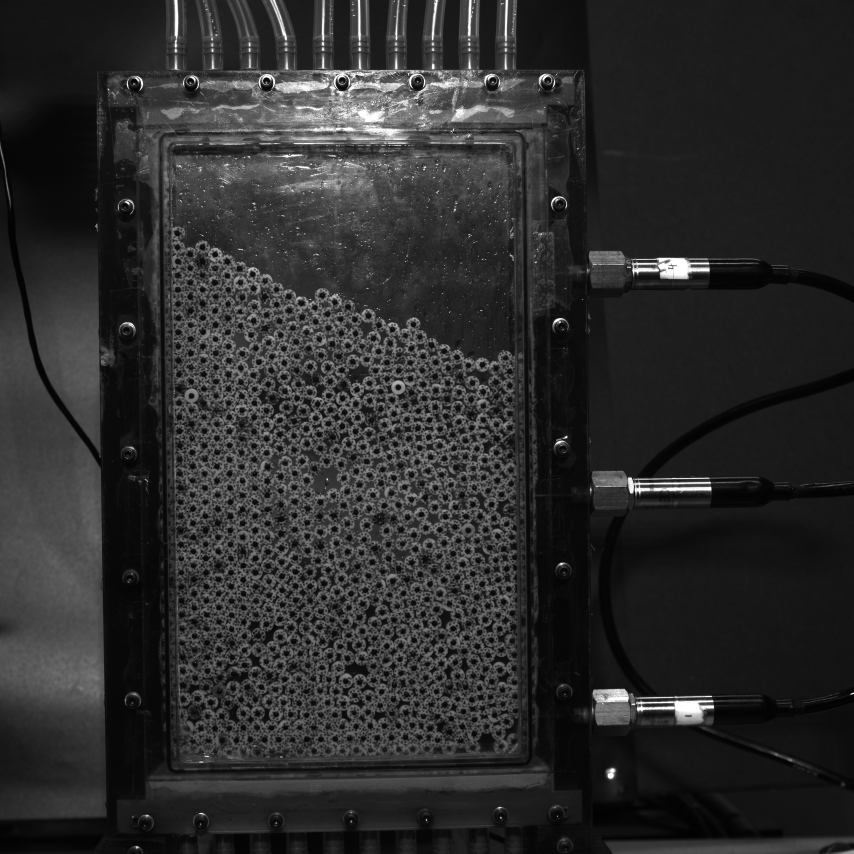
#> input picture OneDrive_1_22-10-2025/DIC/TauFactor/Example/spareinages/Image_0000_0.jpg, 5120 x 5120 px, given in place of Image_0000_0.tiff, which was not available (shown at 1/6 size)
$ python locateparticlepins.py
#> lines starting #> are read from the running program, lines starting #| are printed output that depends on the picture; after the words box and inside, x2 and y2 are one past the last pixel; in counts of white or black regions, pixels touching at a corner belong together; pictures that were not available may be replaced by others from this repository, and a replacement may not be noted
import taufactor as tau
import numpy as np
import h5py
import cv2
from PIL import Image
import matplotlib.pyplot as plt
import os
import time
from collections import deque
import matplotlib.patches


def find_continuity_shape(imarray,seedpoint,value=1):
    h,w = imarray.shape
    seed = tuple(seedpoint)
    queue = deque([seedpoint])
    visited = {seed}
    locations = []

    #check if value is correct, arguably this could be done by setting value to whatever is in that cell
    if imarray[seed] != value:
        return []

    directions = [(-1,0),(1,0),(0,-1),(0,1)]
    while queue:
        r,c = queue.popleft()
        if imarray[r,c] != value:
            continue

        locations.append((r,c))
        for dr,dc in directions:
            nr,nc = r+dr,c+dc
            if 0 <= nr < h and 0 <= nc < w:
                if (nr,nc) not in visited:
                    visited.add((nr,nc))
                    queue.append((nr,nc))

    return locations


def find_pins(imarray,pinsize = [1000,2000],value=1,returnpinsizes = False):
    #This function has 2 parts, identifying the size and position of pins, and converting them to a vector form

    particleindex = 0
    particlepoints = {}
    particlesizes = []

    placestocheck = (imarray == value)
    while placestocheck.any():

        seed= np.argwhere(placestocheck)[0]

        seedpoint = (seed[0],seed[1])
        pointsinparticle = find_continuity_shape(imarray,seedpoint)

        particlepoints[particleindex] = pointsinparticle
        particlesizes.append(len(pointsinparticle))


        particleindex += 1


        for r,c in pointsinparticle:
            placestocheck[r,c] = False

    #converting pins to vectors
    #This makes it the last particle that has an index in the list
    maxparticleindex = particleindex - 1

    pincentres = []
    totalarea = 0
    numberofpins = 0


    for currentpin in range(maxparticleindex+1):

        if pinsize[0] < particlesizes[currentpin] < pinsize[1]:
            ycoords,xcoords = [],[]
            for pixely,pixelx in particlepoints[currentpin]:
                ycoords.append(pixely)
                xcoords.append(pixelx)
            ycentre,xcentre = np.mean(ycoords),np.mean(xcoords)
            pincentres.append([ycentre,xcentre])
            numberofpins += 1
            totalarea += particlesizes[currentpin]

    if numberofpins == 0:
        if returnpinsizes:
            return [],0,[]
        else:
            return [],0


    averagearea = totalarea / numberofpins
    if returnpinsizes:
        return pincentres,averagearea,particlesizes

    return pincentres, averagearea

def create_shapes_from_pins(pincentres,averagearea,contains_circles,contains_Elipses):
    pinradiuspx = (averagearea / np.pi)**.5

    #These are hard-coded for the particles we are using
    circleradiusscale = 7.5/3
    ellipsepindistancescale = 4.1/1.5
    ellipsemajoraxisscale = 14/3
    ellipseminoraxisscale = 7.5/3

    circleradius = pinradiuspx * circleradiusscale
    ellipsepindistance = ellipsepindistancescale * pinradiuspx
    ellipsemajoraxis = pinradiuspx * ellipsemajoraxisscale
    ellipseminoraxis = pinradiuspx * ellipseminoraxisscale

    Alist,Blist,AngleList,CentreX,CentreY = [],[],[],[],[]


    if contains_circles and not contains_Elipses:
        for y,x in pincentres:
            Alist.append(circleradius)
            Blist.append(circleradius)
            AngleList.append(0)
            CentreX.append(x)
            CentreY.append(y)

    else:
        pinindexesused = []
        for i in range(len(pincentres)):
            if i in pinindexesused:
                continue

            y,x = pincentres[i]
            distances = []
            for j in range(len(pincentres)):
                y2,x2 = pincentres[j]
                distance = ((y-y2) **2 + (x-x2) **2)**.5
                distances.append(distance)

            sorteddistances = sorted(distances)
            if len(sorteddistances) > 1:
                mindistance = sorteddistances[1]
            else:
                mindistance = 1000000000000

            if mindistance < ellipsepindistance*1.2:

                secondpinindex = distances.index(mindistance)
                pinindexesused.append(secondpinindex)
                pinindexesused.append(i)
                y2,x2 = pincentres[secondpinindex]
                anglevector = [y2-y,x2-x]
                angle = np.arccos(anglevector[1] / (anglevector[0] **2 + anglevector[1] **2)**.5) * 180 / np.pi
                Alist.append(ellipsemajoraxis)
                Blist.append(ellipseminoraxis)
                AngleList.append(angle)
                CentreX.append((x2 + x )/ 2)
                CentreY.append((y2  + y)/2)
            else:
                Alist.append(circleradius)
                Blist.append(circleradius)
                AngleList.append(0)
                CentreX.append(x)
                CentreY.append(y)


    return Alist,Blist,AngleList,CentreX,CentreY


if __name__ == "__main__":
    imagefile  = "H:\Apr01\Test6\Test\Image_0000_0.tiff"
    cutoff = 42
    cropsizes = [1591,1144,4041,4736]
    imagein = Image.open(imagefile)
#> imagein is the input picture: PIL image 5120x5120 RGB; min 0, max 255, mean 44.4
    imagein = imagein.crop(cropsizes)
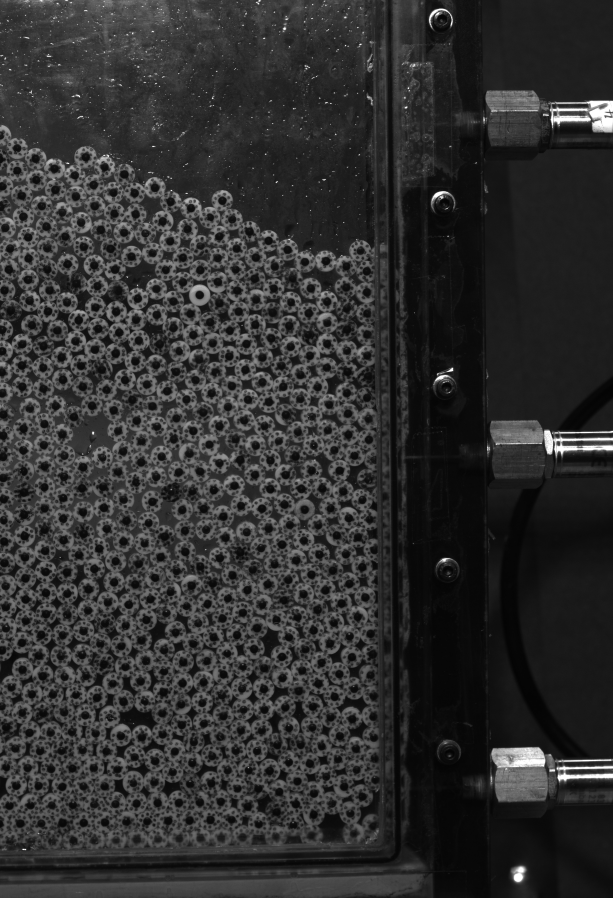
#> imagein: PIL image 2450x3592 RGB (shown at 1/4 size); min 0, max 255, mean 48.4
    imarray = np.array(imagein).astype(np.int32)
    filterimarray = imarray.copy()
    filterimarray[filterimarray < cutoff] = 1
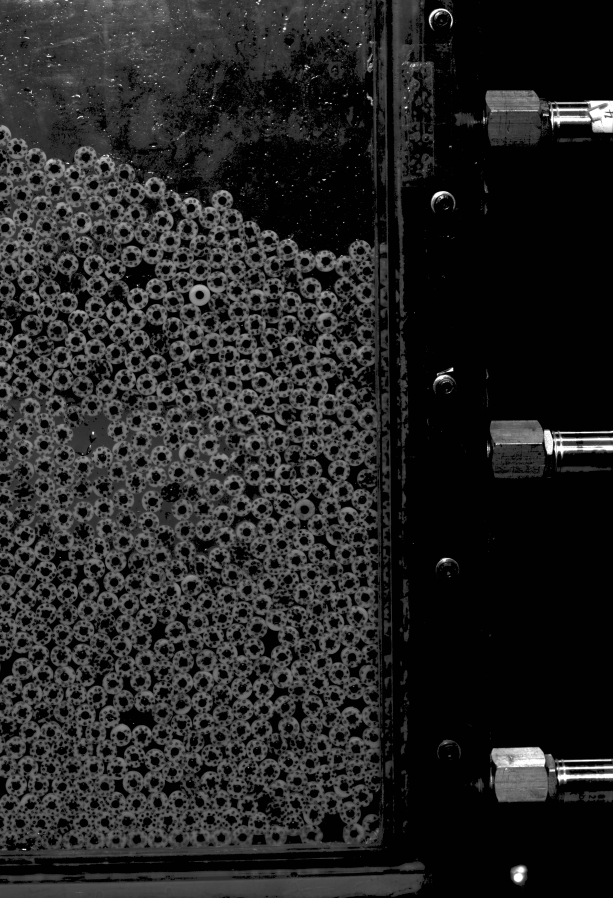
#> filterimarray: shape (3592, 2450, 3) int32 (shown at 1/4 size); min 1, max 255, mean 37
    filterimarray[filterimarray >= cutoff] = -2
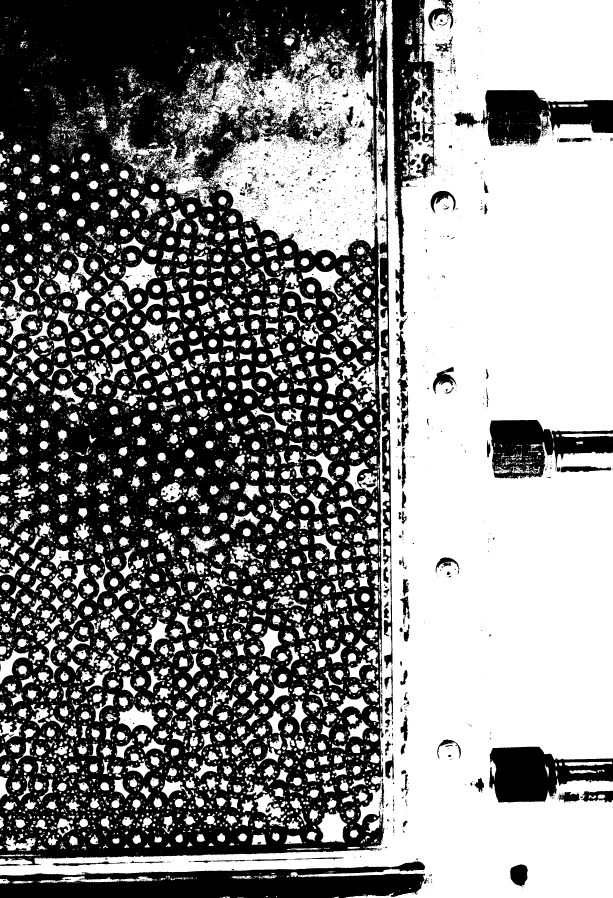
#> filterimarray: shape (3592, 2450, 3) int32 (shown at 1/4 size); values -2 (black) and 1 (white), 52.3% white; 6195 black regions (5552 under 20 px), largest, box (x1, y1, x2, y2) and area: (0, 0, 1538, 3461) 3544159, (0, 3443, 1700, 3592) 165845, (1565, 0, 1748, 1269) 88231
    filterimarray[filterimarray == 1] = -1


    plt.hist(imarray.flatten(), bins=256, range=(0, 256), color='gray', edgecolor='black')
    plt.show()
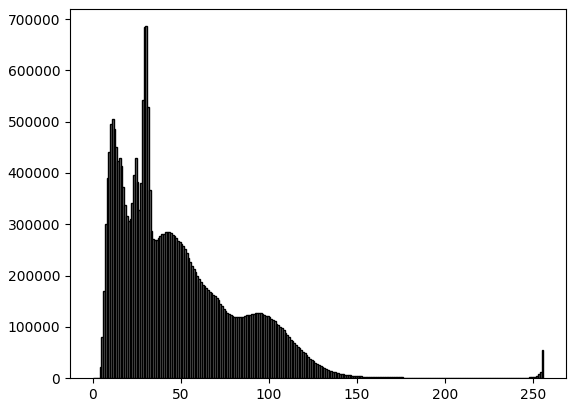
#> figure drawn by matplotlib, 1 panel; tallest bar 686133 high, from x = 30 to 31
    fig, (ax1, ax2) = plt.subplots(1, 2)
    ax1.imshow(imarray)
    ax2.imshow(filterimarray)
    plt.show()
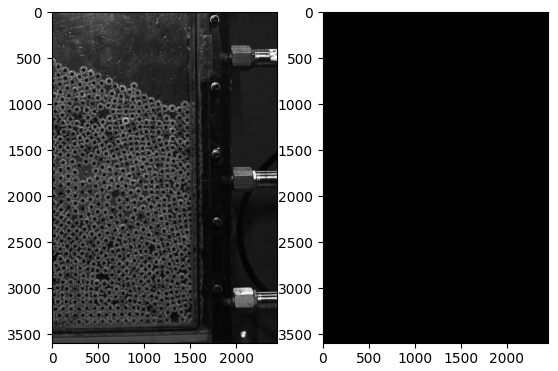
#> figure drawn by matplotlib, 2 panels

    start = time.time()

    fig, (ax1, ax2) = plt.subplots(1, 2)
    ax1.imshow(imarray)
    ax2.imshow(filterimarray)

    pincentres,averagearea = find_pins(filterimarray)
#> in find_pins, `placestocheck = (imarray == value)`: placestocheck: shape (3592, 2450, 3) bool; every value is 0
#> after the loop in find_pins, `while placestocheck.any():`: particleindex = 0; particlepoints = 0 items; particlesizes = []
#> in find_pins, `maxparticleindex = particleindex - 1`: maxparticleindex = -1
#> after the loop in find_pins, `for currentpin in range(maxparticleindex+1):`: numberofpins = 0; pincentres = []; totalarea = 0
#> pincentres = []; averagearea = 0
    pinradiuspx = (averagearea / np.pi)**.5
#> pinradiuspx = 0


    for piny,pinx in pincentres:
        ax2.add_patch(matplotlib.patches.Circle([pinx,piny],pinradiuspx,edgecolor = "red",fill = False))
#> this loop made 0 passes

    Alist,Blist,AngleList,CentreX,CentreY = create_shapes_from_pins(pincentres,averagearea,False,True)
#> after the loop in create_shapes_from_pins, `for i in range(len(pincentres)):`: Alist = []
#> Alist = []; Blist = []; AngleList = []; CentreX = []; CentreY = []

    for i in range(len(Alist)):
        ax1.add_patch(matplotlib.patches.Ellipse([CentreX[i],CentreY[i]],Alist[i] *2,Blist[i]*2,angle = AngleList[i],edgecolor = "red",fill= False))
    end = time.time()
    print(f'execution time: {end - start:.4f} seconds')

    plt.show()

$ run again, with OneDrive_1_22-10-2025/DIC/TauFactor/Example/spareinages/Image_0001_0.jpg copied over OneDrive_1_22-10-2025/DIC/TauFactor/Example/spareinages/Image_0000_0.jpg
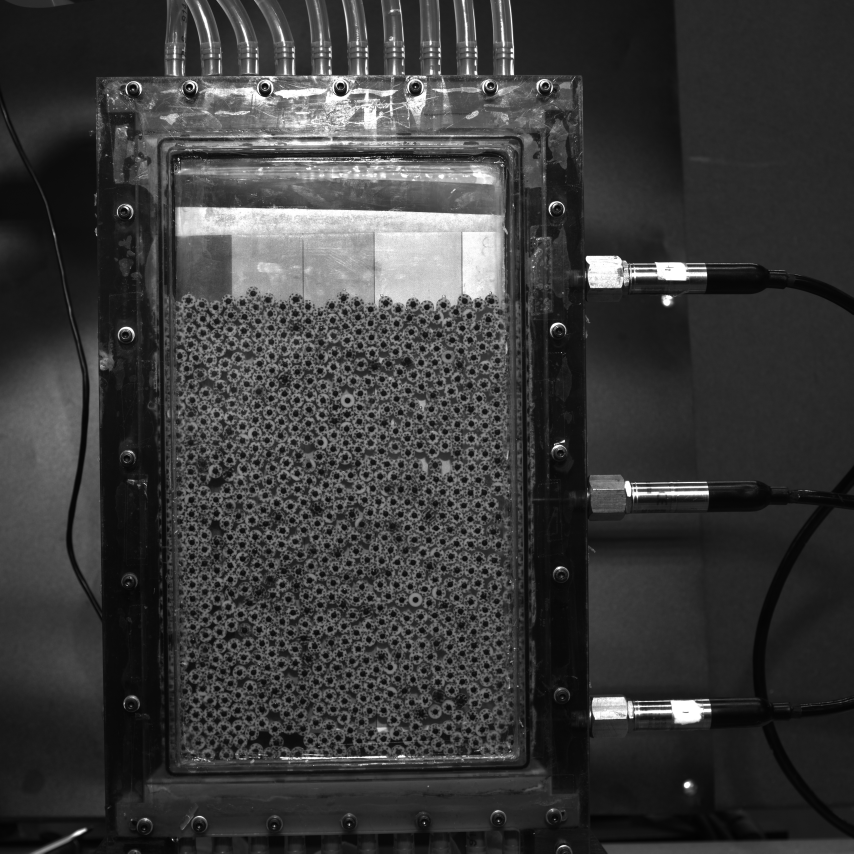
#> input picture OneDrive_1_22-10-2025/DIC/TauFactor/Example/spareinages/Image_0001_0.jpg, 5120 x 5120 px, given in place of Image_0000_0.tiff, which was not available (shown at 1/6 size)
#> imagein is the input picture: PIL image 5120x5120 RGB; min 0, max 255, mean 58.4
#> imagein: PIL image 2450x3592 RGB
#> `filterimarray[filterimarray >= cutoff] = -2`:
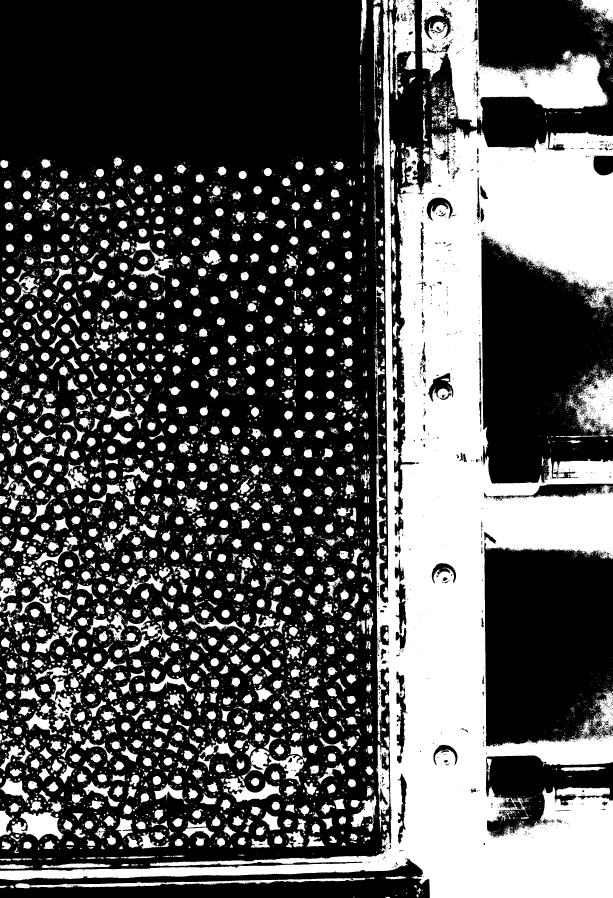
#> filterimarray: shape (3592, 2450, 3) int32 (shown at 1/4 size); values -2 (black) and 1 (white), 34.1% white; 13064 white regions (10654 under 20 px), largest, box (x1, y1, x2, y2) and area: (0, 0, 2450, 3592) 1809744, (1684, 0, 2433, 511) 144649, (2291, 1478, 2450, 1747) 22026
#> `plt.show()`:
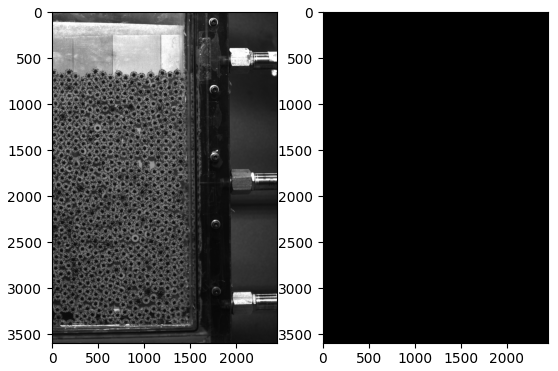
#> figure drawn by matplotlib, 2 panels
#> placestocheck: shape (3592, 2450, 3) bool; every value is 0
#> after the loop in find_pins, `while placestocheck.any():`: particleindex = 0; particlepoints = 0 items; particlesizes = []
#> maxparticleindex = -1
#> after the loop in find_pins, `for currentpin in range(maxparticleindex+1):`: numberofpins = 0; pincentres = []; totalarea = 0
#> `pincentres,averagearea = find_pins(filterimarray)`: pincentres = []; averagearea = 0
#> after the loop in create_shapes_from_pins, `for i in range(len(pincentres)):`: Alist = []
